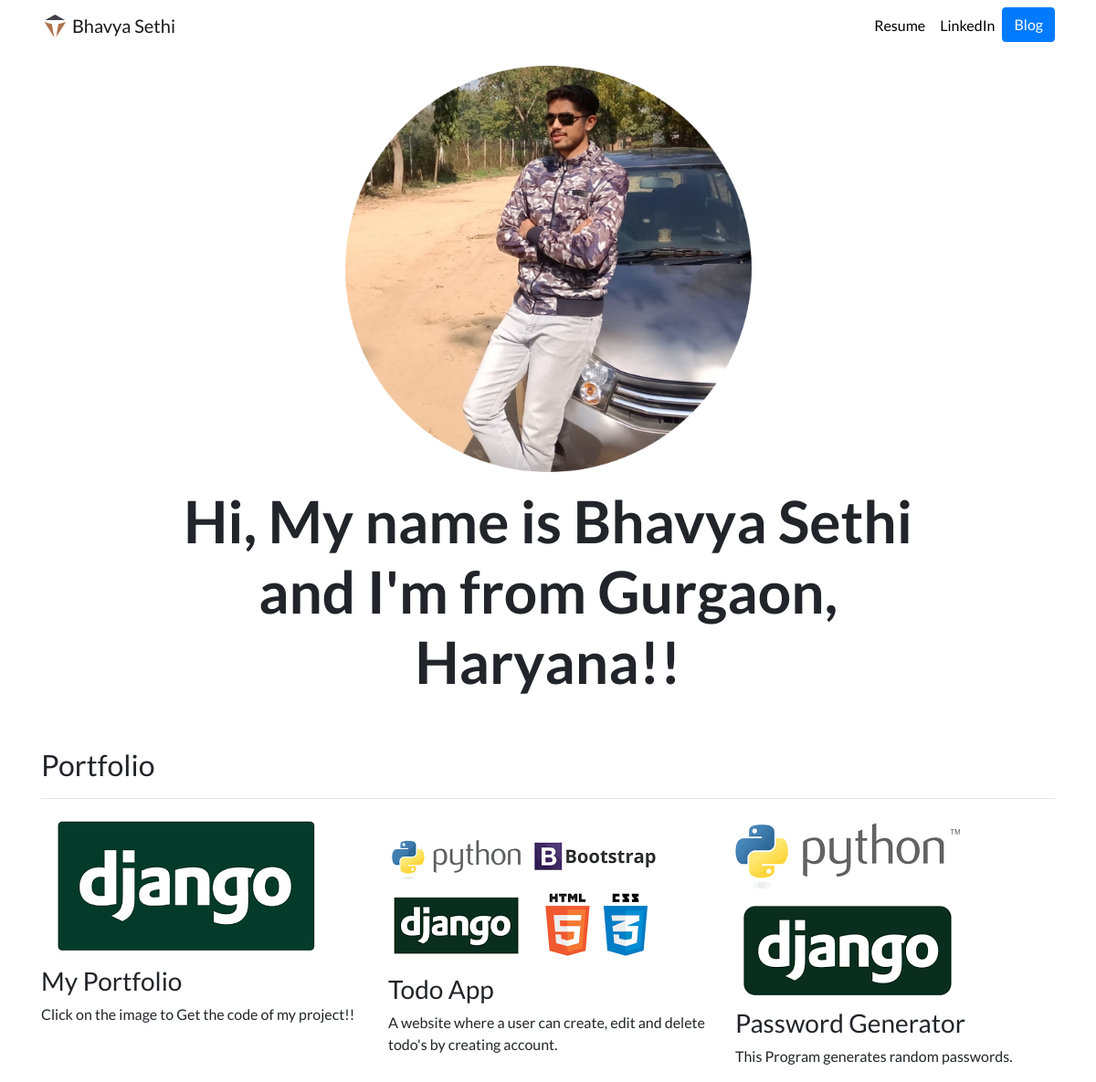
The page / on the database its author committed.
### portfolio/models.py (models this page shows, shortened)
class Project(models.Model):
    title = models.CharField(max_length=200)
    description = models.CharField(max_length=250)
    image = models.ImageField(upload_to='portfolio/images/')
    url = models.URLField(blank=True)

### portfolio/views.py (the view)
# urls.py: 2. Add a URL to urlpatterns:  path('', views.home, name='home')
def home(request):
    projects = Project.objects.all()
    return render(request, 'portfolio/home.html', {'projects':projects})

### portfolio/templates/portfolio/home.html
{% extends "portfolio/base.html" %}
{% load static %}
{% block content %}
<div class="row justify-content-center my-3">
  <div class="col-5">
    <img src="{% static 'portfolio/circle-cropped.png' %}" class="img-fluid">
  </div>
</div>
<div class="row justify-content-center mb-3">
  <div class="col-md-9 text-center">
    <h1 id="hometext" class="font-weight-bold">Hi, My name is Bhavya Sethi and I'm from Gurgaon, Haryana!!</h1>
  </div>
</div>
<h2 class="mt-5">Portfolio</h2>
<hr>
<div class="row">
  {% for project in projects %}
  <div class="col-lg-4 col-md-6">
    {% if project.url %}
    <a href="{{ project.url }}">
      <img src="{{ project.image.url }}" class="img-fluid mb-2">
    </a>
    {% else %}
    <img src="{{ project.image.url }}" class="img-fluid mb-2">
    {% endif %}
    <h3>{{ project.title }}</h3>
    <p>{{ project.description }}</p>
  </div>
  {% endfor %}
</div>
{% endblock %}

### portfolio/templates/portfolio/base.html (shortened to what this page needs)
{% load static %}
<!doctype html>
<html lang="en">
<head>
  <link rel="stylesheet" href="https://stackpath.bootstrapcdn.com/bootstrap/4.4.1/css/bootstrap.min.css">
  <link rel="stylesheet" href="{% static "portfolio/custom.css" %}">
</head>
<body>
  <nav id="topNav" class="navbar navbar-expand-md navbar-light">
    <div class="container">
      <a class="navbar-brand" href="{% url 'home' %}">
        <img src="{% static "portfolio/logo.png" %}" width="30" height="30" class="d-inline-block align-top" alt="Nick's Logo">
        <span>Bhavya Sethi</span>
      </a>
      <div class="collapse navbar-collapse text-center" id="navbarNav">
        <ul class="navbar-nav ml-auto">
          <li class="nav-item">
            <a class="nav-link" href="{% static "portfolio/CV.pdf" %}">Resume</a>
          </li>
          <li class="nav-item">
            <a class="nav-link" href="https://www.linkedin.com/in/bhavya-sethi-24006717a/" target="_blank">LinkedIn</a>
          </li>
          <li>
            <a role="button" href="{% url 'blog:all_blogs' %}" class="btn btn-primary">Blog</a>
          </li>
        </ul>
      </div>
    </div>
  </nav>
  <div class="container">
    {% block content %}{% endblock %}
  </div>
</body>
</html>

### portfolio/static/portfolio/custom.css (style rules this page uses)
.navbar-nav .nav-link { color: rgba(0,0,0,1) !important; }
body { font-family: 'Lato', sans-serif; }
@media (min-width: 992px) { #hometext { font-size: 4rem; } }

### rows shown on the page
Project: image (picture), title "My Portfolio", description "Click on the image to Get the code of my project!!"
Project: image (picture), title "Todo App", description "A website where a user can create, edit and delete todo's by creating account."
Project: image (picture), title "Password Generator", description "This Program generates random passwords."
